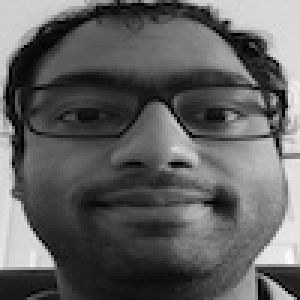
#> input picture gray_image.jpg, 100 x 100 px (shown 3 times larger)
$ jupyter execute --allow-errors 'CSE_402_Project#3.ipynb'
#> lines starting #> are read from the running program, lines starting #| are printed output that depends on the picture
### 1. a)

[cell 1]
import PIL.Image
from PIL import ImageFilter
from PIL.ImageEnhance import Brightness, Contrast
import matplotlib.pyplot as plt
import matplotlib.image as mpimg
import numpy as np

[cell 2]
img = PIL.Image.open('gray_image.jpg')
#> img is the input picture: PIL image 100x100 RGB; min 0, max 251, mean 95.7
imgplot = plt.imshow(img)

[cell 3]
enhancer = Brightness(img)
img2 = enhancer.enhance(1.5)
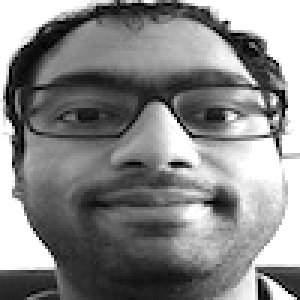
#> img2: PIL image 100x100 RGB (shown 3 times larger); min 0, max 255, mean 134.1
imgplot2 = plt.imshow(img2)

[cell 4]
enhancer2 = Contrast(img)
img3 = enhancer2.enhance(1.5)
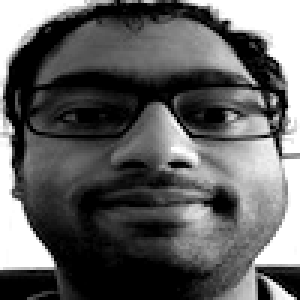
#> img3: PIL image 100x100 RGB (shown 3 times larger); min 0, max 255, mean 95.7
imgplot3 = plt.imshow(img3)

[cell 5]
img4 = img.filter(ImageFilter.GaussianBlur(radius = 1))
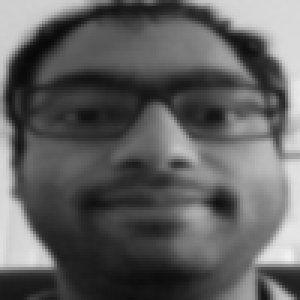
#> img4: PIL image 100x100 RGB (shown 3 times larger); min 8, max 241, mean 95.3
imgplot4 = plt.imshow(img4)

### b) i.

[cell 6]
width, height = img.size
#> width = 100; height = 100

[cell 7]
tp_lst = []
pixel_lst = []
for i in range(height):
    for j in range(width):
        pixel = img.getpixel((j, i))
        tp_lst.append(pixel)
        if len(tp_lst) == width:
            pixel_lst.append(tp_lst)
            tp_lst = []
#> after the loop, pixel_lst = 100 items; tp_lst = []

[cell 8]
pixel_mod_lst = []
tp_lst_2 = []
for i in range(height):
    for j in range(width):
        tp_lst_2.append(pixel_lst[i][j][0])
        if len(tp_lst_2) == width:
            pixel_mod_lst.append(tp_lst_2)
            tp_lst_2 = []
#> after the loop, pixel_mod_lst = 100 items; tp_lst_2 = []

[cell 9]
def LBP_function(pixel_container):
    LBP_mtx = [[0 for j in range(100)] for i in range(100)]
    for i in range(1, 99):
        for j in range(1, 99):
            binary_string = ''
            tp_idx = tuple([i, j])
            first = i
            last = j - 1
            while tuple([first, last]) != tp_idx:
                if first == i and last == j - 1:
                    if pixel_container[i][j] < pixel_container[first][last]:
                        binary_string += str(1)
                        first += 1
                    else:
                        binary_string += str(0)
                        first += 1
                elif first == i + 1 and last == j - 1:
                    if pixel_container[i][j] < pixel_container[first][last]:
                        binary_string += str(1)
                        last += 1
                    else:
                        binary_string += str(0)
                        last += 1
                elif first == i + 1 and last == j:
                    if pixel_container[i][j] < pixel_container[first][last]:
                        binary_string += str(1)
                        last += 1
                    else:
                        binary_string += str(0)
                        last += 1
                elif first == i + 1 and last == j+1:
                    if pixel_container[i][j] < pixel_container[first][last]:
                        binary_string += str(1)
                        first -= 1
                    else:
                        binary_string += str(0)
                        first -= 1
                elif first == i and last == j+1:
                    if pixel_container[i][j] < pixel_container[first][last]:
                        binary_string += str(1)
                        first -= 1
                    else:
                        binary_string += str(0)
                        first -= 1
                elif first == i-1 and last == j+1:
                    if pixel_container[i][j] < pixel_container[first][last]:
                        binary_string += str(1)
                        last -= 1
                    else:
                        binary_string += str(0)
                        last -= 1
                elif first == i-1 and last == j:
                    if pixel_container[i][j] < pixel_container[first][last]:
                        binary_string += str(1)
                        last -= 1
                    else:
                        binary_string += str(0)
                        last -= 1
                else:
                    if pixel_container[i][j] < pixel_container[first][last]:
                        binary_string += str(1)
                        first += 1
                        last += 1
                    else:
                        binary_string += str(0)
                        first += 1
                        last += 1

            gray_scale_val = int(binary_string, 2)
            LBP_mtx[i][j] = gray_scale_val

    return LBP_mtx

[cell 10]
L0_image = LBP_function(pixel_mod_lst)
#> L0_image = 100 items
plt.imshow(L0_image, cmap = 'gray')
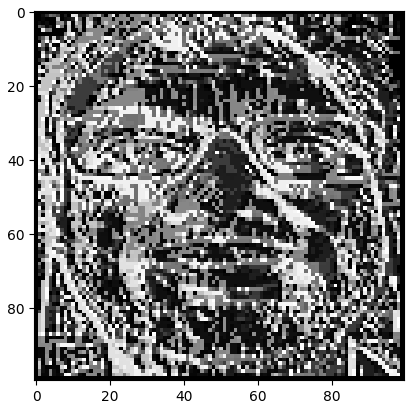
#> figure drawn by matplotlib, 1 panel

### ii.

[cell 11]
width2, height2 = img2.size
#> width2 = 100; height2 = 100

[cell 12]
tp_lst3 = []
pixel_lst2 = []
for i in range(height2):
    for j in range(width2):
        pixel2 = img2.getpixel((j, i))
        tp_lst3.append(pixel2)
        if len(tp_lst3) == width2:
            pixel_lst2.append(tp_lst3)
            tp_lst3 = []
#> after the loop, pixel_lst2 = 100 items; tp_lst3 = []

[cell 13]
pixel_mod_lst2 = []
tp_lst_4 = []
for i in range(height2):
    for j in range(width2):
        tp_lst_4.append(pixel_lst2[i][j][0])
        if len(tp_lst_4) == width2:
            pixel_mod_lst2.append(tp_lst_4)
            tp_lst_4 = []
#> after the loop, pixel_mod_lst2 = 100 items; tp_lst_4 = []

[cell 14]
LB_image = LBP_function(pixel_mod_lst2)
#> LB_image = 100 items
plt.imshow(LB_image, cmap = 'gray')
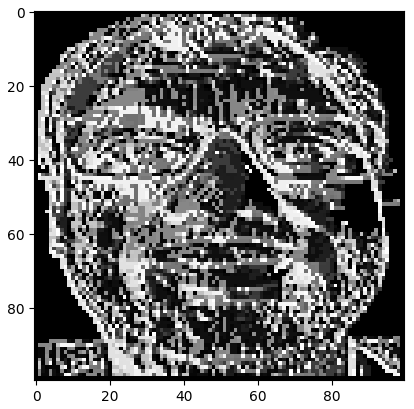
#> figure drawn by matplotlib, 1 panel

### iii.

[cell 15]
width3, height3 = img3.size
#> width3 = 100; height3 = 100

[cell 16]
tp_lst5 = []
pixel_lst3 = []
for i in range(height3):
    for j in range(width3):
        pixel3 = img3.getpixel((j, i))
        tp_lst5.append(pixel3)
        if len(tp_lst5) == width3:
            pixel_lst3.append(tp_lst5)
            tp_lst5 = []
#> after the loop, pixel_lst3 = 100 items; tp_lst5 = []

[cell 17]
pixel_mod_lst3 = []
tp_lst_6 = []
for i in range(height3):
    for j in range(width3):
        tp_lst_6.append(pixel_lst3[i][j][0])
        if len(tp_lst_6) == width3:
            pixel_mod_lst3.append(tp_lst_6)
            tp_lst_6 = []
#> after the loop, pixel_mod_lst3 = 100 items; tp_lst_6 = []

[cell 18]
LC_image = LBP_function(pixel_mod_lst3)
#> LC_image = 100 items
plt.imshow(LC_image, cmap = 'gray')
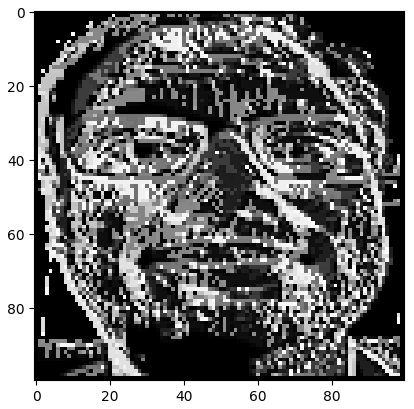
#> figure drawn by matplotlib, 1 panel

### iv.

[cell 19]
width4, height4 = img4.size
#> width4 = 100; height4 = 100

[cell 20]
tp_lst7 = []
pixel_lst4 = []
for i in range(height4):
    for j in range(width4):
        pixel4 = img4.getpixel((j, i))
        tp_lst7.append(pixel4)
        if len(tp_lst7) == width4:
            pixel_lst4.append(tp_lst7)
            tp_lst7 = []
#> after the loop, pixel_lst4 = 100 items; tp_lst7 = []

[cell 21]
pixel_mod_lst4 = []
tp_lst_8 = []
for i in range(height4):
    for j in range(width4):
        tp_lst_8.append(pixel_lst4[i][j][0])
        if len(tp_lst_8) == width4:
            pixel_mod_lst4.append(tp_lst_8)
            tp_lst_8 = []
#> after the loop, pixel_mod_lst4 = 100 items; tp_lst_8 = []

[cell 22]
LG_image = LBP_function(pixel_mod_lst4)
#> LG_image = 100 items
plt.imshow(LG_image, cmap = 'gray')
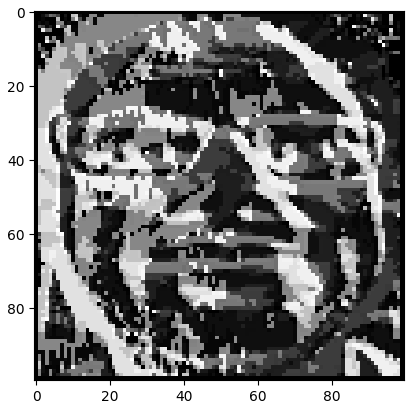
#> figure drawn by matplotlib, 1 panel

### c)

[cell 23]
def image_comparison(image_matrix, image_matrix2):
    sum_abs_differences = 0
    for i in range(100):
        for j in range(100):
            sum_abs_differences += abs(image_matrix[i][j] - image_matrix2[i][j])
#> after the loop, sum_abs_differences = 122165
    return sum_abs_differences/10000

[cell 24]
L0_comparison = image_comparison(L0_image, LB_image)
#> L0_comparison = 12.22
L0_comparison
#> Out = 12.22

[cell 25]
L0_comparison2 = image_comparison(L0_image, LC_image)
#> L0_comparison2 = 21.06
L0_comparison2
#> Out = 21.06

[cell 26]
L0_comparison3 = image_comparison(L0_image, LG_image)
#> L0_comparison3 = 46.8
L0_comparison3
#> Out = 46.8

### d)

[cell 27]
F0_comparison = image_comparison(pixel_mod_lst, pixel_mod_lst2)
#> F0_comparison = 38.37
F0_comparison
#> Out = 38.37

[cell 28]
F0_comparison2 = image_comparison(pixel_mod_lst, pixel_mod_lst3)
#> F0_comparison2 = 21.27
F0_comparison2
#> Out = 21.27

[cell 29]
F0_comparison3 = image_comparison(pixel_mod_lst, pixel_mod_lst4)
#> F0_comparison3 = 7.05
F0_comparison3
#> Out = 7.05

### e)

When I created the LBP images for each of the four grayscale images, the first three images were almost similar to each other. Unlike the LBP images, the scores for the original images varied more. At the same time, only the comparison score for the original LBP image and the LBP image of the gaussian-filtered grayscale image was the highest. Even though it is not perfect in all image transformations, it does reduce the intra-class variation due to changes in pixel intensity.

### 2. a)

[cell 30]
import PIL.Image
from PIL import ImageFilter
import matplotlib.pyplot as plt
import matplotlib.image as mpimg
import numpy as np
import pandas as pd
from numpy import linalg as LA

[cell 31]
def mean_face(face_lst):
    a = []
    for file in face_lst:
        img = PIL.Image.open(file)
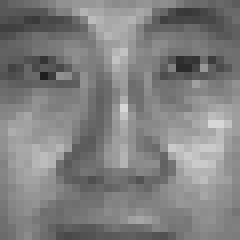
#> input picture user01_01.bmp, 30 x 30 px (shown 8 times larger)
#> img is the input picture: PIL image 30x30 L; min 30, max 216, mean 128
        image_sequence = img.getdata()
        image_array = np.array(image_sequence)
#> image_array = 900 values, max 216 at index 405, min 30 at index 275, mean 128
        a.append(image_array)
    vector = np.sum(a, axis=0)
    mean_vector = vector/30
    mean_face = mean_vector.reshape(30, 30)
    return mean_face
